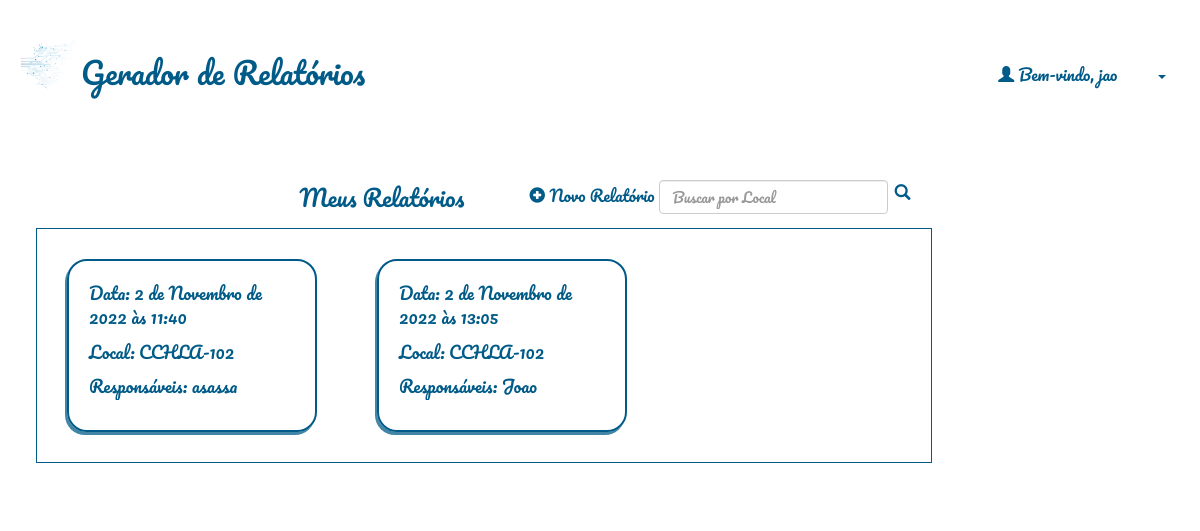
The app's page / (signed in), older data.
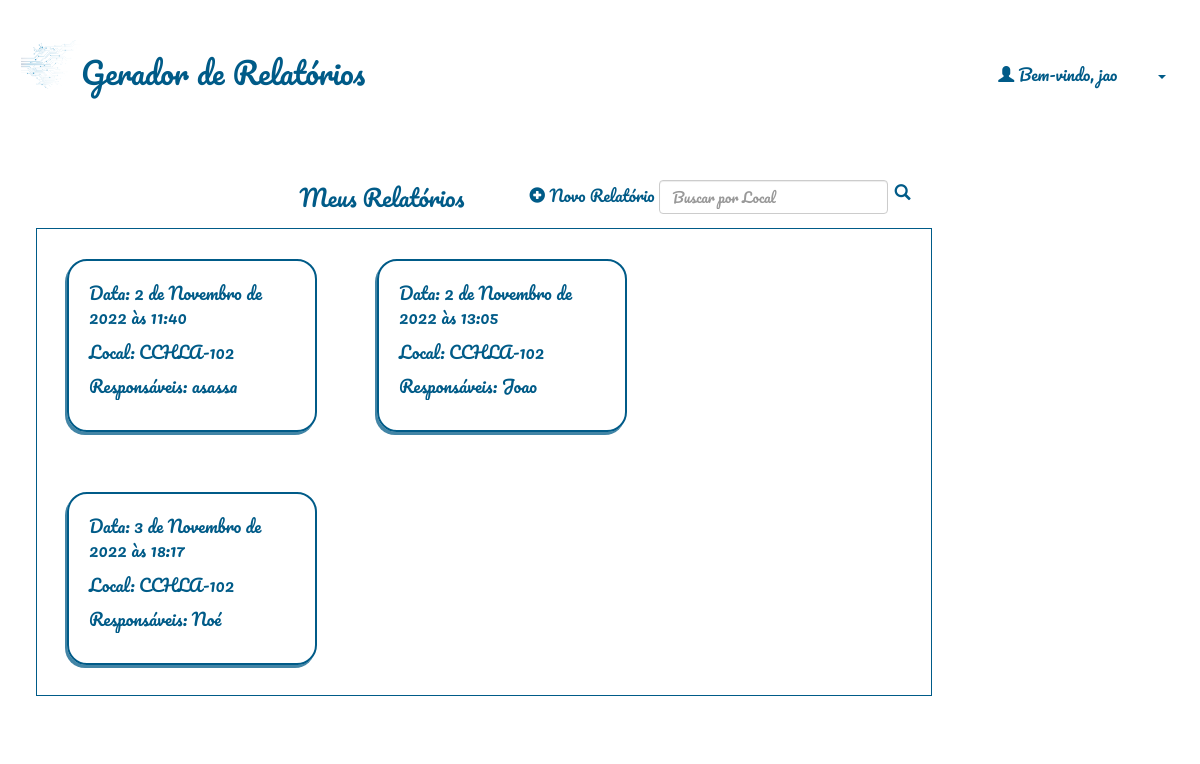
The same page, newer data.
### relatorio/models.py (models this page shows)
class Relatorio(models.Model):
    autor = models.ForeignKey(User, default=None, on_delete=models.CASCADE)
    data = models.DateTimeField()
    local = models.CharField(max_length=100)
    temperatura = models.IntegerField()
    clima = models.CharField(max_length=100)
    responsaveis = models.TextField(blank=True)
    qualiprof = models.CharField(max_length=100, default='')
    riscos = models.CharField(max_length=100, default='[]')
    equipamentos = models.CharField(max_length=100, default='[]')
    sinalizacao = models.CharField(max_length=100, default='[]')
    desligamento = models.CharField(max_length=4, default='')
    integridade = models.CharField(max_length=4, default='')
    dialogo = models.CharField(max_length=4, default='')
    curso_nr = models.CharField(max_length=4, default='')
    conferido = models.CharField(max_length=4, default='')
    delimitar_area = models.CharField(max_length=4, default='')
    auxconces = models.CharField(max_length=4, default='')
    tensao = models.CharField(max_length=4, default='')
    aterramento = models.CharField(max_length=4, default='')
    altura = models.CharField(max_length=4, default='')
    cinto_seg = models.CharField(max_length=4, default='')
    requi_seg = models.CharField(max_length=4, default='')
    reavaliacao = models.CharField(max_length=4, default='')
    tempambiente = models.CharField(max_length=100, default='')
    condambiente = models.CharField(max_length=100, default='')
    altitude = models.CharField(max_length=100, default='')
    presagua = models.CharField(max_length=100, default='')
    pressolidos = models.CharField(max_length=100, default='')
    pressubst = models.CharField(max_length=100, default='')
    solmecanicas = models.CharField(max_length=100, default='')
    presmofo = models.CharField(max_length=100, default='')
    presfauna = models.CharField(max_length=100, default='')
    infleletro = models.CharField(max_length=100, default='')
    radsolar = models.CharField(max_length=100, default='')
    descatm = models.CharField(max_length=100, default='')
    movdoar = models.CharField(max_length=100, default='')
    vento = models.CharField(max_length=100, default='')
    competencia = models.CharField(max_length=100, default='')
    reseletr = models.CharField(max_length=100, default='')
    contpessoas = models.CharField(max_length=100, default='')
    condfuga = models.CharField(max_length=100, default='')
    natmatpr = models.CharField(max_length=100, default='')
    natmatcons = models.CharField(max_length=100, default='')
    classestr = models.CharField(max_length=100, default='')
    documentacao = models.CharField(max_length=100, default='')
    ambientesofreu = models.CharField(max_length=100, default='')
    instalacaoinspecionada = models.CharField(max_length=100, default='')
    linhaseletricasdisp = models.CharField(max_length=100, default='')
    compinstalacao = models.CharField(max_length=100, default='')
    linhaseletricascorr = models.CharField(max_length=100, default='')
    tomadasdeforca = models.CharField(max_length=100, default='')
    qtdesufitomadas = models.CharField(max_length=100, default='')
    instlquadist = models.CharField(max_length=100, default='')
    novoscircuitos = models.CharField(max_length=100, default='')
    advquadist = models.CharField(max_length=100, default='')
    dispprotecaoident = models.CharField(max_length=100, default='')
    protcircuitos = models.CharField(max_length=100, default='')
    barramentoquadist = models.CharField(max_length=100, default='')
    bitola = models.CharField(max_length=100, default='')
    condutident = models.CharField(max_length=100, default='')
    disjundif = models.CharField(max_length=100, default='')
    dispprotecaosurtos = models.CharField(max_length=100, default='')
    servseguranca = models.CharField(max_length=100, default='')
    esqaterramento = models.CharField(max_length=100, default='')
    reservadeenergia = models.CharField(max_length=100, default='')
    fontseguranca = models.CharField(max_length=100, default='')
    paralelismo = models.CharField(max_length=100, default='')
    capbarramento = models.PositiveSmallIntegerField(default=0)
    protgeral = models.PositiveSmallIntegerField(default=0)
    protdr = models.PositiveSmallIntegerField(default=0)
    protdps = models.PositiveSmallIntegerField(default=0)
    vab = models.PositiveSmallIntegerField(default=0)
    van = models.PositiveSmallIntegerField(default=0)
    ia= models.PositiveSmallIntegerField(default=0)
    vbc = models.PositiveSmallIntegerField(default=0)
    vbn = models.PositiveSmallIntegerField(default=0)
    ib= models.PositiveSmallIntegerField(default=0)
    vca = models.PositiveSmallIntegerField(default=0)
    vcn = models.PositiveSmallIntegerField(default=0)
    ic= models.PositiveSmallIntegerField(default=0)
    continuidade = models.CharField(max_length=100, default='')
    resistencia = models.CharField(max_length=100, default='')
    selvpelv = models.CharField(max_length=100, default='')
    verificacao = models.CharField(max_length=100, default='')
    ensaiodetensao = models.CharField(max_length=100, default='')
    ensaiodefunc = models.CharField(max_length=100, default='')

### relatorio/views.py (the view)
# urls.py: path('', relatorio_views.relatorio_list, name="home"),
@login_required(login_url="/accounts/login/")
def relatorio_list(request):
    usuario = request.user
    if(request.method=='POST'):
        busca = request.POST['busca']
        relatorios = Relatorio.objects.filter(autor=usuario, local__contains=busca).order_by('data')
        return render(request, 'relatorio/relatorio_list.html', {'relatorios': relatorios, 'busca':busca})
    relatorios = Relatorio.objects.filter(autor=usuario).order_by('data')
    return render(request, 'relatorio/relatorio_list.html', {'relatorios': relatorios})

### relatorio/templates/relatorio/relatorio_list.html (shortened to what this page needs)
{% extends 'base_layout.html'%}
{% block content %}
<div id="relatorios-lista" class="container-fluid">
        <nav class="navbar navbar-expand-lg">
            <a class="navbar-brand" href="#">Meus Relatórios</a>
            <div class="collapse navbar-collapse" id="navbarSupportedContent">
              <ul class="navbar-nav mr-auto">
                <li class="nav-item active">
                    <a id="botao-icon" class="nav-link" href="{% url 'relatorio:cria' %}">
                        <span class="glyphicon glyphicon-plus-sign"></span>
                        Novo Relatório
                    </a>
                </li>
                <li class="nav-item active">
                  <form method=POST action="{% url 'home' %}" class="form-inline my-2 my-lg-0">
                    <input class="form-control mr-sm-2" type="search" placeholder="Buscar por Local" aria-label="Search" name="busca">
                    <button class="btn-outline-secondary" id="searchbutton" type="submit"><i class="glyphicon glyphicon-search"></i></button>
                  </form>
                </li>
              </ul>
            </div>
          </nav>
    <div id="relatorios"  class="container-fluid">
        {% if not relatorios %}
            {% if busca %}
                <br>
                <p style="margin-left: 20px;">  Sua busca por <span style="color:rgba(221, 33, 33, 0.705);">' {{ busca }} '</span> não encontrou resultados.</p>
                <br>
            {% else %}
                <br>
                <p style="margin-left: 20px; color:rgba(221, 33, 33, 0.705);">  Não há nenhum relatório ainda.</p>
                <br>
            {% endif %}
        {% else %}
            {% for relatorio in relatorios %}
            <a href="{% url 'relatorio:visualiza' rel_id=relatorio.id %}">
                <div id="relatorio" class="container-fluid">
                    <p>Data: {{ relatorio.data }}</p>
                    <p>Local: {{ relatorio.local }}</p>
                    <p class="obs">Responsáveis: {{ relatorio.responsaveis }}</p>
                </div>
            </a>
            {% endfor %}
        {% endif %}
        </div>
    </div>
</div>
{% endblock %}

### templates/base_layout.html (shortened to what this page needs)
<!DOCTYPE html>
<html lang="pt-BR">
<head>
    <link href="https://cdn.jsdelivr.net/npm/bootstrap@5.1.3/dist/css/bootstrap.min.css" rel="stylesheet">
    <link rel="stylesheet" href="https://maxcdn.bootstrapcdn.com/bootstrap/3.4.0/css/bootstrap.min.css">
    {% load static %}
    <link rel="stylesheet" href="{% static 'styles.css' %}">
</head>
<body>
    <header class="wrapper">
        <h1><a href="{% url 'home' %}"><img src="{% static 'logo.png' %}" alt="calendario"/>Gerador de Relatórios</a></h1>
        <nav>
            <ul style="margin: 40px 0 0 0;">
                {% if user.is_authenticated %}
                    <div class="dropdown">
                        <span class="glyphicon glyphicon-user"></span> Bem-vindo, {{ user }}
                        <a class="btn btn-secondary dropdown-toggle" href="#" role="button" id="botao-usuario" data-toggle="dropdown" aria-haspopup="true" aria-expanded="false">
                          </a>
                      </div>
                {% else %}
                    <a id="botao-icon" href="{% url 'accounts:login' %}">Log in</a>
                    <a id="botao-icon" href="{% url 'accounts:signup' %}">Sign up</a>
                {% endif %}
            </ul>
        </nav>
    </header>
    <div class="wrapper">
        {% block content %}
        {% endblock %}
</body>
</html>

### assets/styles.css (style rules this page uses)
body { background-color: #ffffff; color: #005b88; padding: 0 1px 0 1px; font-family: Pacifico; font-size: medium; }
p.obs { white-space: nowrap; overflow: hidden; text-overflow: ellipsis; width: 220px; word-wrap: break-word; padding-bottom: 1%; }
img { width: 60px; height: auto; vertical-align: bottom; }
#botao-usuario { background-color: transparent; color: #005b88; }
#relatorios { width: 100%; display: table; border: 1px solid #005b88; align-self: center; margin: 40px; margin-top: 5px; margin-left: auto; font-size: 17px; position: relative; padding-right: 0px; padding-left: 0px; }
#relatorio { width: 250px; border-radius: 20px; float: left; box-shadow: -2px 3px #005b88bd; border: 2px solid #005b88; margin: 30px; padding: 20px; }
#relatorios-lista { width: 80%; margin-inline: 0px; }
h1 a { font-weight: normal; font-size: 30px; margin: 0; }
a, .dropdown-item { color: #005b88; }
a, a:hover, a:visited, .dropdown-item:visited { text-decoration: none; }
.wrapper { margin: 0 auto; padding: 20px; }
header { display: grid; align-self: center; grid-template-columns: 1fr 1fr; padding: 20px 0; }
nav { justify-self: end; }
.navbar { margin-bottom: 0px; padding-bottom: 0px; margin-top: 3%; }
nav a { display: inline-block; margin-left: 20px; }
.form-inline { display: inline-table; }
@media (min-width: 768px) { .navbar-collapse.collapse { display: flex!important; } }
#botao-icon { background: none; font-family: Pacifico; color: #005b88; cursor: pointer; border-width: 0; justify-self: start; cursor: pointer; padding: 5px; }
.navbar-collapse { justify-content: flex-end; }
.navbar-brand { margin-left: 0px; font-size: 23px; cursor:default; }
.btn-outline-secondary { background-color: #005b88; color: #f8fcff; border: 1px solid #005b88; }
#searchbutton { color: #005b88; background-color: #ffffff; border: 0px; float: right; }

Row changes from the older to the newer data that the page shows:
added Relatorio: data "3 de Novembro de 2022 às 18:17", local "CCHLA-102", responsaveis "Noé"
